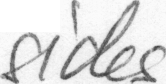
#> input picture data/train/word_00174.png, 166 x 84 px
$ python -i prepare_dataset_from_images.py   (imports and definitions only)
#> lines starting #> are read from the running program, lines starting #| are printed output that depends on the picture; after the words box and inside, x2 and y2 are one past the last pixel; in counts of white or black regions, pixels touching at a corner belong together
"""
Prepare handwriting training dataset from raw images

This script helps you convert raw photos/scans of handwritten text into a
properly formatted dataset for the CRNN training script.

Usage:
    1. Place your handwritten photo/scan images in a folder (e.g., raw_images/)
    2. Run: python prepare_dataset_from_images.py --input-dir ./raw_images --output-dir ./data
    3. Manually edit data/labels.txt with transcriptions
    4. Run: python train_on_real_handwriting.py

"""

import os
import sys
import argparse
import logging
from pathlib import Path
from typing import Tuple, List
import cv2
import numpy as np

# [1 line not run here, left out]
logger = logging.getLogger(__name__)


def auto_crop_handwriting(image: np.ndarray) -> np.ndarray:
    """
    Auto-crop image to remove white borders around handwritten text

    Args:
        image: Grayscale image

    Returns:
        Cropped image containing handwritten text
    """
    # Find non-white pixels (handwriting)
    gray = image if len(image.shape) == 2 else cv2.cvtColor(image, cv2.COLOR_BGR2GRAY)

    # Threshold to find text
    _, binary = cv2.threshold(gray, 200, 255, cv2.THRESH_BINARY)

    # Find contours
    contours, _ = cv2.findContours(255 - binary, cv2.RETR_EXTERNAL, cv2.CHAIN_APPROX_SIMPLE)

    if not contours:
        return image

    # Get bounding box of all contours
    x_min, y_min, x_max, y_max = float('inf'), float('inf'), 0, 0

    for contour in contours:
        x, y, w, h = cv2.boundingRect(contour)
        x_min = min(x_min, x)
        y_min = min(y_min, y)
        x_max = max(x_max, x + w)
        y_max = max(y_max, y + h)

    # Add small margin
    margin = 5
    x_min = max(0, x_min - margin)
    y_min = max(0, y_min - margin)
    x_max = min(image.shape[1], x_max + margin)
    y_max = min(image.shape[0], y_max + margin)

    if x_min >= x_max or y_min >= y_max:
        return image

    return image[y_min:y_max, x_min:x_max]


def preprocess_image(image_path: str, target_height: int = 32, max_width: int = 512) -> Tuple[np.ndarray, bool]:
    """
    Read and preprocess image for training

    Args:
        image_path: Path to image file
        target_height: Target height (32 pixels standard)
        max_width: Maximum width before truncation

    Returns:
        (Processed image, success flag)
    """
#> called with image_path = 'data/train/word_00174.png', target_height = 32, max_width = 512
    try:
        # Read image
        img = cv2.imread(image_path)
#> img is the input picture: shape (84, 166, 3); min 62, max 255, mean 221.1
        if img is None:
            logger.warning(f"Failed to read: {image_path}")
            return None, False

        # Convert to grayscale
        gray = cv2.cvtColor(img, cv2.COLOR_BGR2GRAY)

        # Auto-crop white space
        gray = auto_crop_handwriting(gray)
#> in auto_crop_handwriting, `_, binary = cv2.threshold(gray, 200, 255, cv2.THRESH_BINARY)`:
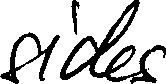
#> binary: shape (84, 166); 78.8% white; 4 black regions (1 under 20 px)
#> in auto_crop_handwriting, `contours, _ = cv2.findContours(255 - binary, cv2.RETR_EXTERNAL, cv2.CH..`: contours = 4 contours, 1 with area under 20; largest, box (x1, y1, x2, y2) and area: (60, 0, 166, 84) 2502, (0, 32, 60, 84) 1123, (71, 0, 80, 35) 106
#> the loop in auto_crop_handwriting, `for contour in contours:` made 4 passes
#> (x, y, w, h, x_min, y_min, x_max, y_max) on passes 2 to 4: (0, 32, 60, 52, 0, 32, 149, 84), (60, 0, 106, 84, 0, 0, 166, 84), (71, 0, 9, 35, 0, 0, 166, 84)
#> (contour, x, y, w, h, x_min, y_min, x_max) on pass 1: ([[148, 68], [148, 69]], 148, 68, 1, 2, 148, 68, 149)

        # Resize maintaining aspect ratio
        h, w = gray.shape
#> h = 84; w = 166
        aspect = w / h
#> aspect = 1.98
        new_h = target_height
        new_w = int(target_height * aspect)
#> new_w = 63

        # Resize
        resized = cv2.resize(gray, (new_w, new_h), interpolation=cv2.INTER_LINEAR)
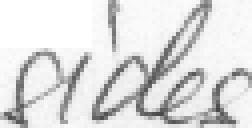
#> resized: shape (32, 63) (shown 4 times larger); min 72, max 255, mean 220.9

        # Pad to fixed width with white (255)
        padded = np.ones((target_height, max_width), dtype=np.uint8) * 255
        padded[:, :min(new_w, max_width)] = resized[:, :min(new_w, max_width)]
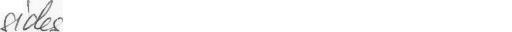
#> padded: shape (32, 512); min 72, max 255, mean 250.8

        # Normalize to [0, 1]
        normalized = padded.astype(np.float32) / 255.0

        return normalized, True

    except Exception as e:
        logger.warning(f"Error processing {image_path}: {e}")
        return None, False


# [118 lines left out: function prepare_dataset, not called in this run]


# [40 lines not run here, left out]

>>> result = preprocess_image('data/train/word_00174.png')

$ run again, on data/train/word_21275.png
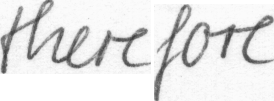
#> input picture data/train/word_21275.png, 274 x 101 px
#> in preprocess_image, img is the input picture: shape (101, 274, 3); min 61, max 255, mean 228.8
#> in auto_crop_handwriting, `_, binary = cv2.threshold(gray, 200, 255, cv2.THRESH_BINARY)`:
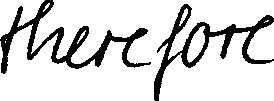
#> binary: shape (101, 274); 84.1% white; 2 black regions
#> contours = 2 contours; box (x1, y1, x2, y2) and area: (154, 4, 274, 101) 2158, (0, 0, 151, 74) 2020
#> the loop in auto_crop_handwriting, `for contour in contours:` made 2 passes
#> (x, y, w, h, x_min, y_min, x_max, y_max) on passes 1 to 2: (154, 4, 120, 97, 154, 4, 274, 101), (0, 0, 151, 74, 0, 0, 274, 101)
#> in preprocess_image, `padded[:, :min(new_w, max_width)] = resized[:, :min(new_w, max_width)]`:
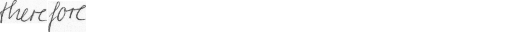
#> padded: shape (32, 512); min 69, max 255, mean 250.6
